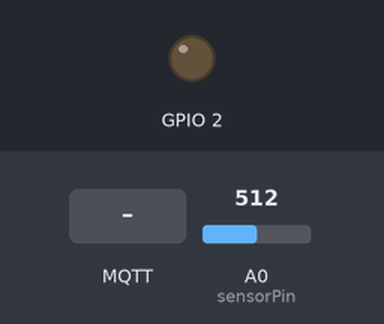
This sketch was run on a simulated ESP8266 (NodeMCU). Parts: output pins drawn as LEDs (lit = HIGH). Inputs (shaded band) come from the test bench; at power-on: A0 (sensorPin) = 512. WiFi joins after 1.5 s; servers stay silent unless stated; random numbers use the default seed unless the sketch sets one; no MQTT or app messages arrive unless stated; what the sketch prints to the serial monitor is not drawn.

Above: at 2.7 s.
2.8 s: MQTT message "0" arrives on the first subscribed topic
At 4.4 s:
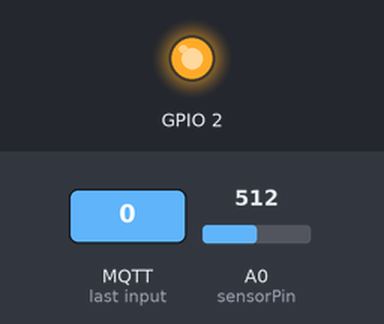
10.1 s: MQTT message "1" arrives on the first subscribed topic
At 11.8 s:
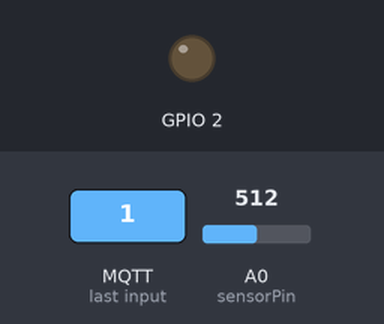
12.1 s: MQTT message "2" arrives on the first subscribed topic
At 14.8 s:
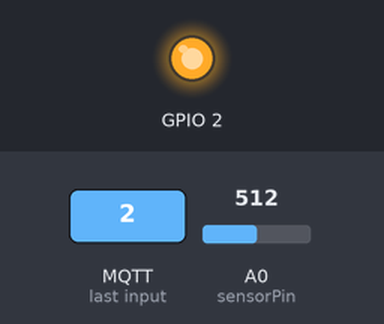
Timing chart, 0 to 16.3 s (numbered marks = the images above; inputs shaded):
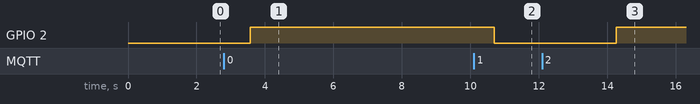

The sketch:

mosquito_luz.ino
```cpp
/*
// Include Emon Library
#include "EmonLib.h"

// Crear una instancia EnergyMonitor
EnergyMonitor energyMonitor;

// Voltaje de nuestra red eléctrica
float voltajeRed = 220.0;

void setup()
{
  Serial.begin(9600);

  // Iniciamos la clase indicando
  // Número de pin: donde tenemos conectado el SCT-013
  // Valor de calibración: valor obtenido de la calibración teórica
  energyMonitor.current(0, 5);
}

void loop()
{
  // Obtenemos el valor de la corriente eficaz
  // Pasamos el número de muestras que queremos tomar
  double Irms = energyMonitor.calcIrms(1484);

  // Calculamos la potencia aparente
  double potencia =  Irms * voltajeRed;

  // Mostramos la información por el monitor serie
  Serial.print("Potencia = ");
  Serial.print(potencia);
  Serial.print("    Irms = ");
  Serial.println(Irms);
}

*/
/*
 * Medida de consumo eléctrico con sensor inducción SCT-013
 * Con cambio de escala inicial y calculo de factor de potencia
 * MOOC "Introducción al diseño de Sistemas Domóticos: Monitorización y Control del Consumo Energético"
 */

#include <ESP8266WiFi.h>
#include <PubSubClient.h>

const char* ssid = "GISAI NET";
const char* password = "GisaiEtsisiNet19";
const char* mqtt_server = "10.30.1.250";

//const char* ssid = "MOVISTAR_8625";
//const char* password = "ilnmNhwnjVXMJ2ePod64";

//moisture sensor
  int sensorPin = A0;
  int sensorValue = 0;

//Factor de escala para hallar el valor de pico de corriente de entrada
//a partir del valor medido por el Arduino
float FACTOR = 6.3;

//Valores máximos y mínimos de la escala,
//Vmax es el fondo alcanzado para cada escala
float VMIN = 0;
float VMAX = 3.3;

//Ciclos que adquirimos para hacer la medida
float numCiclosLec = 50;

//Valor efectivo de la tensión en el sistema eléctrico
const float voltageRMS = 230;

const float ADCV = 3.3;  //Vcc (Arduino alimnetado por USB, 5V)

boolean lect_continua;
boolean waitingPeriodo;

//Factor de potencia introducido por el usuario
float factorPotencia;

//Límites para detectar un nuevo periodo
int minLimit;
int maxLimit;

// Definición de una estructura
struct Medidas {
    float corriente;
    float potencia;
};

/*
 ******************************************************************
 */


WiFiClient espClient;
PubSubClient client(espClient);
long lastMsg = 0;
char msg[50];
int value = 0;

void setup_wifi() {

  delay(10);
  // We start by connecting to a WiFi network
  Serial.println();
  Serial.print("Connecting to ");
  Serial.println(ssid);

  WiFi.begin(ssid, password);

  while (WiFi.status() != WL_CONNECTED) {
    delay(500);
    Serial.print(".");
  }

  randomSeed(micros());

  Serial.println("");
  Serial.println("WiFi connected");
  Serial.println("IP address: ");
  Serial.println(WiFi.localIP());
}

void callback(char* topic, byte* payload, unsigned int length) {
  Serial.print("Message arrived [");
  Serial.print(topic);
  Serial.print("] ");
  for (int i = 0; i < length; i++) {
    Serial.print((char)payload[i]);
  }
  Serial.println();

  // Switch on the LED if an 1 was received as first character
  if ((char)payload[0] == '1') {
    digitalWrite(BUILTIN_LED, LOW);   // Turn the LED on (Note that LOW is the voltage level
    // but actually the LED is on; this is because
    // it is active low on the ESP-01)
  } else {
    digitalWrite(BUILTIN_LED, HIGH);  // Turn the LED off by making the voltage HIGH
  }

}

void reconnect() {
  // Loop until we're reconnected
  while (!client.connected()) {
    Serial.print("Attempting MQTT connection...");
    // Create a random client ID
    String clientId = "ESP8266Client-";
    clientId += String(random(0xffff), HEX);
    // Attempt to connect
    if (client.connect(clientId.c_str())) {
      Serial.println("connected");
      // Once connected, publish an announcement...
      client.publish("casa/despacho/flujo", "Enviando el primer mensaje");
      // ... and resubscribe
      client.subscribe("casa/despacho/luz");
    } else {
      Serial.print("failed, rc=");
      Serial.print(client.state());
      Serial.println(" try again in 5 seconds");
      // Wait 5 seconds before retrying
      delay(5000);
    }
  }
}


/*
**********************************************************************
*/

/*
 * Configuración
 */
void setup()
{
    pinMode(BUILTIN_LED, OUTPUT);     // Initialize the BUILTIN_LED pin as an output
  Serial.begin(115200);
  setup_wifi();
  client.setServer(mqtt_server, 1883);
  client.setCallback(callback);
   //Comunicación con el ordenador
   //Serial.begin(9600);
}

void printMeasure(String prefix, float value, String postfix)
{
   Serial.print(prefix);
   Serial.print(value, 3);
   Serial.println(postfix);
}

/**
 * Función para calcular los límites
 * de un semiperiodo
 */
void calculaLimites () {
  int valorMax = 0;
  int voltage;
  long tiempo = millis();

   while (millis() - tiempo < 20*numCiclosLec)
   {
      voltage = analogRead(A0);
      if (voltage > valorMax) {
        valorMax = voltage;
      }
      delay(1);
   }

   minLimit = (int)(0.2*valorMax);
   maxLimit = (int)(0.8*valorMax);
}

 /**
  * Buble principal
  */
void loop()
{
   String clientId = "ESP8266Client-";
    clientId += String(random(0xffff), HEX);

      if (!client.connected()) {
        reconnect();
      }
      if(!client.loop()) client.connect(clientId.c_str());

    long now = millis();
  if (now - lastMsg > 2000) {
    lastMsg = now;
    ++value;

  //-----Enviamos por el puerto serie---------------
   Medidas medidas = getCorriente();
   float currentRMS = medidas.corriente;
   float powerMed = medidas.potencia;
   float power = voltageRMS* currentRMS;

   printMeasure("Irms: ", currentRMS, "A ,");
   printMeasure("Potencia aparente: ", power, "W");
   printMeasure("Potencia activa según fdp usuario: ", factorPotencia*power, "W");
   printMeasure("Potencia activa: ", powerMed, "W");
   printMeasure("Factor de potencia calculado: ", powerMed/power, " ");

      // read the value from the sensor:
   //   sensorValue = analogRead(sensorPin);
   //   Serial.print("Moisture = " );
   //   Serial.println(sensorValue);
    //  snprintf(aux,50, "hello world #%ld", value);
   //    char b[2];
   //    String auxString=String(sensorValue);
   //    char aux[10];
   //    auxString.toCharArray(aux, 10);
       String auxString0=String(powerMed);
       char aux0[10];
       auxString0.toCharArray(aux0, 10);
       String auxString1=String(power);
       char aux1[10];
       auxString1.toCharArray(aux1, 10);


      client.publish("casa/despacho/luzActiva", aux0); //msg
      client.publish("casa/despacho/luzAparente", aux1); //msg
  }


    //Hacemos una medida de consumo cada 20 segundos
    delay(2000);

}

/**
 * Función para calcular el valor efectivo de la corriente
 */
Medidas getCorriente()
{
   float voltage;
   float corriente;
   Medidas medidas;
   float sumPot = 0;
   float sum = 0;
   int contador_periodos = 0;
   int counter = 0;

   calculaLimites();
  // while (contador_periodos <= numCiclosLec*2)
   while(counter<500)
   {
      float lectura = analogRead(A0);
      voltage =  lectura * ADCV / 1023.0;
    //  if (lectura > minLimit && lectura < maxLimit) {
    //    if (waitingPeriodo) {
    //     contador_periodos = contador_periodos+1;
    //     waitingPeriodo = false;
    //    }
    //  } else {
    //     waitingPeriodo = true;
    //  }
      corriente = fmap(voltage, VMIN, VMAX, 0, FACTOR);
      counter = counter+1;
      sum += sq(corriente);
      sumPot += voltageRMS*corriente;
      delay(1);
   }
   Serial.println(counter);
   medidas.corriente = sqrt(sum / counter);
   medidas.potencia = sumPot/counter;
   return(medidas);
}


// cambio de escala entre floats
float fmap(float x, float in_min, float in_max, float out_min, float out_max)
{
 return (x - in_min) * (out_max - out_min) / (in_max - in_min) + out_min;
}
```

Measured:
- after the input at 2.8 s, GPIO 2: LOW → HIGH after 0.77 s
- after the input at 10.1 s, GPIO 2: HIGH → LOW after 0.60 s
- after the input at 12.1 s, GPIO 2: LOW → HIGH after 2.2 s
